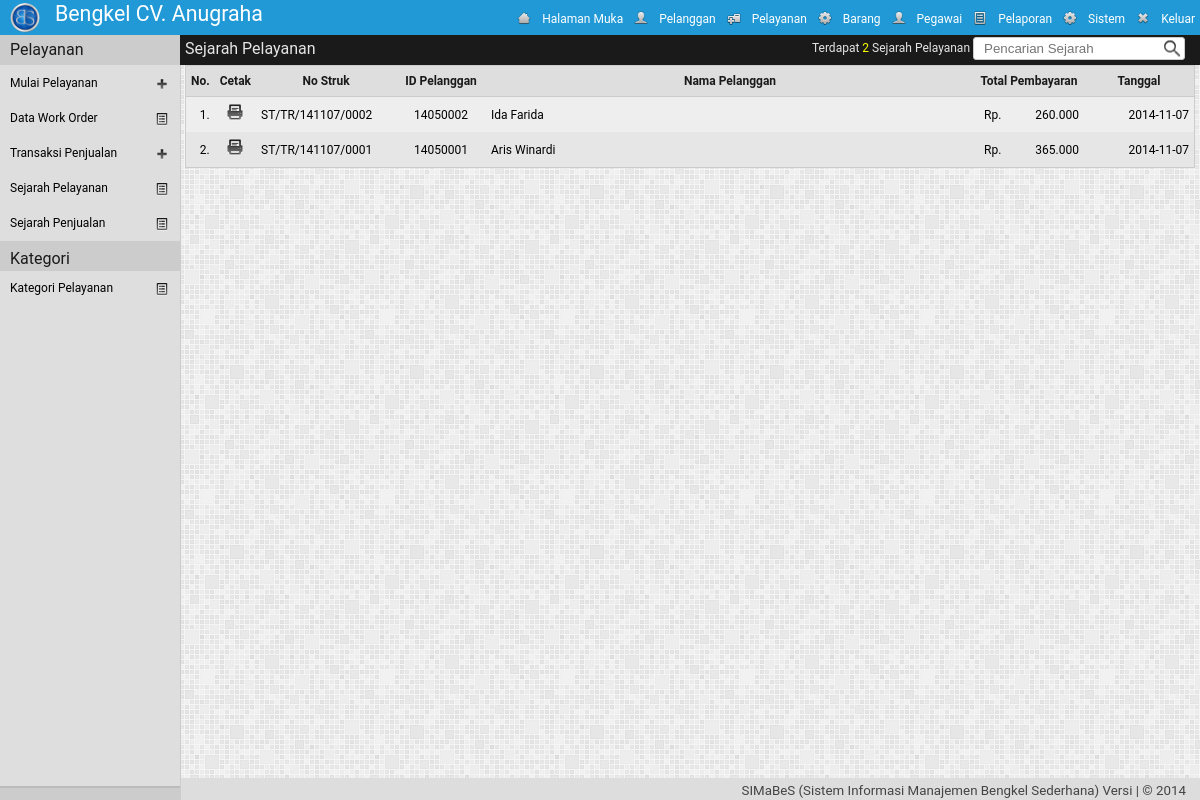
Screenshot of /adm/?mod=pelayanan&h=sejarah_tr (signed in) with the database file from the repository.
### tables this page shows
CREATE TABLE IF NOT EXISTS `pengaturan` (
`id` int(1) NOT NULL,
  `nm_bengkel` varchar(30) NOT NULL,
  `telp1` varchar(30) NOT NULL,
  `telp2` varchar(30) NOT NULL,
  `almt_bengkel` text NOT NULL,
  `logo_bengkel` text NOT NULL,
  `tentang_bengkel` text NOT NULL
);

CREATE TABLE IF NOT EXISTS `akses_pengguna` (
  `kel_id` int(2) NOT NULL,
  `id_menu` int(2) NOT NULL,
  `r` enum('0','1') NOT NULL
);

CREATE TABLE IF NOT EXISTS `menu` (
  `id_menu` int(2) NOT NULL,
  `nm_menu` varchar(20) NOT NULL,
  `class` varchar(10) NOT NULL,
  `links` text NOT NULL,
  `icon` text NOT NULL,
  `value` text NOT NULL
);

CREATE TABLE IF NOT EXISTS `ply_` (
  `no_struk` varchar(25) NOT NULL,
  `no_wo` varchar(25) NOT NULL,
  `tgl_struk` date NOT NULL,
  `uang_bayar` double NOT NULL,
  `total_pembayaran` double NOT NULL,
  `id_pengguna` text NOT NULL,
  `wkt_ubah` datetime NOT NULL
);

CREATE TABLE IF NOT EXISTS `ply_wo` (
  `no_wo` varchar(25) NOT NULL,
  `id_plg` int(8) NOT NULL,
  `tgl_wo` date NOT NULL,
  `no_polisi` varchar(15) NOT NULL,
  `no_mesin` varchar(20) NOT NULL,
  `jns_kendaraan` varchar(50) NOT NULL,
  `km_terakhir` varchar(12) NOT NULL,
  `keluhan` text NOT NULL,
  `saran` text NOT NULL,
  `id_peg` varchar(11) NOT NULL,
  `status` enum('0','1','2','3') NOT NULL,
  `wkt_ubah` datetime NOT NULL
);

CREATE TABLE IF NOT EXISTS `dt_pelanggan` (
  `id_plg` varchar(8) NOT NULL,
  `nm_plg` varchar(30) NOT NULL,
  `tgl_registrasi` date NOT NULL,
  `masa_berlaku` date NOT NULL,
  `almt_plg` text NOT NULL,
  `telp_plg` varchar(13) NOT NULL,
  `jns_kelamin` enum('L','P') NOT NULL,
  `photo_plg` text NOT NULL,
  `transaksi` int(3) NOT NULL,
  `perpanjang` int(11) NOT NULL,
  `wkt_ubah` datetime NOT NULL
);

### adm/pelayanan/class.php (called while the page is built, shortened)
<?php
class pelayanan{
	function tampil_sejarah_ply(){
		if(!empty($_GET['cari'])){
			$cari = $_GET['cari'];
			$qry= "	SELECT  ply_.no_struk, ply_wo.id_plg, dt_pelanggan.nm_plg, ply_.total_pembayaran, ply_.tgl_struk
					FROM ply_
					INNER JOIN ply_wo ON ply_.no_wo = ply_wo.no_wo
					INNER JOIN dt_pelanggan ON ply_wo.id_plg = dt_pelanggan.id_plg
					WHERE  ply_.no_struk='".$cari."' OR ply_wo.id_plg='".$cari."' OR 	dt_pelanggan.nm_plg LIKE '%".$cari."%'  AND total_pembayaran>0
					ORDER BY ply_.no_struk DESC";
		}
		else{
			$qry= "	SELECT  ply_.no_struk, ply_wo.id_plg, dt_pelanggan.nm_plg, ply_.total_pembayaran, ply_.tgl_struk
					FROM ply_
					INNER JOIN ply_wo ON ply_.no_wo = ply_wo.no_wo
					INNER JOIN dt_pelanggan ON ply_wo.id_plg = dt_pelanggan.id_plg
					WHERE total_pembayaran>0
					ORDER BY ply_.no_struk DESC";
		}
		$run = mysql_query($qry) or die (mysql_error());
		if(mysql_num_rows($run)>0){
		while($row = mysql_fetch_array($run))
			$data[] = $row;
			return $data;
		}
	}
}
?>

### adm/pelayanan/sejarah_tr.php (the view)
<?php
	$lokasi="Sejarah Pelayanan";
	$ply = new pelayanan();
	$tampil = $ply->tampil_sejarah_ply();
	$jml = count($tampil);
	echo '
	<div class="konten">'.$iframe.'
	<div class="lokasi">
		<label name="lokasi">'.$lokasi.'</label>
		<div class="kanan2">
			<form action="" method="get" name="fpencarian" id="fpencarian">
			<label>Terdapat <font>'.$jml.' </font> '. $lokasi .' </label>
			<input name="mod" value="pelayanan"  type="hidden" >
			<input name="h" value="sejarah_tr"  type="hidden" >
			<input value="';if(!empty($_GET['cari'])){echo $_GET['cari'];} echo'" name="cari" id="cari" size="20" maxlength="50" class="text-pencarian" type="text"  placeholder="Pencarian Sejarah" title="Pencarian dengan No Struk | ID/Nama Pelanggan">
			</form>
		</div>
	</div>
<table cellpadding="5" cellspacing="0" class="table">
<tr id="th">
	<th align="right" width="10px">No.</th>
	<th width="10px">Cetak</th>
	<th align="center" width="130px">No Struk</th>
	<th align="center" width="80px">ID Pelanggan</th>
	<th align="center">Nama Pelanggan</th>
	<th align="center" width="100px">Total Pembayaran</th>
	<th align="center" width="100px">Tanggal</th>
</tr>';
$no=0;
if($jml >0){
	foreach($tampil as $data){
		$no++;
		$kolom= ($no%2 == 1)? "kolom-ganjil" : "kolom-genap";
	echo'
	<tr class="'.$kolom.'">
		<td align="right">'.$no .'.</td>
		<td align="center">
			<a href="pelayanan/struk_tr.php?no_struk='.$data['no_struk'].'" title="Cetak Struk pelayanan" target="framepopup" onClick="setdisplay(\'divpopup\',1)">
				<img src="../img/print.png" height="20px" width="20px">
			</a>
		</td>
		<td align="left">'.$data['no_struk'].'</td>
		<td align="center">'.$data['id_plg'].'</td>
		<td align="left">'.$data['nm_plg'].'</td>
		<td align="right">';
			$harga = $data['total_pembayaran'];
			$Format_Harga = number_format($harga, 0,',','.');
				echo "<span class=\"mu\">Rp. </span>".$Format_Harga;
		echo'
		</td>
		<td align="right">'.$data['tgl_struk'].'</td>
	</tr>';
	}
}
elseif(count($tampil)==0  && !empty($_GET['cari'])){
	echo "<script type='text/javascript'> toastr.warning('Pencarian [".$_GET['cari']."] tidak ditemukan ! <button class=\'perbaharui\' onclick=\' history.back()\'>OK</button>', 'SIMaBeS');</script>";
	echo "<tr><td colspan='8'>-- Pencarian [".$_GET['cari']."] tidak ditemukan --</td></tr>";
}
else{
	echo "<script type='text/javascript'>toastr.warning('".$lokasi." kosong!', 'SIMaBeS');</script>";
	echo "<tr><td colspan='8'>-- Data Kosong --</td></tr>";
}
echo'</table></div></body></html>';
?>

### adm/header.php
<?php
	$qpeng=mysql_query("SELECT * FROM pengaturan  LIMIT 1");
	$dpeng=mysql_fetch_object($qpeng);
	$qmenu="select id_menu  from akses_pengguna where  kel_id='".$_SESSION['kel_id']."' AND r='1' ";
	$dmenu=mysql_query($qmenu) or die (mysql_error());
echo'
<!DOCTYPE html PUBLIC "-//W3C//DTD XHTML 1.0 Strict//EN"
	"http://www.w3.org/TR/xhtml1/DTD/xhtml1-strict.dtd">
<html xmlns="http://www.w3.org/1999/xhtml" xml:lang="en" lang="en">
<head>
<title>'.$aplikasi." | ".strtoupper($_GET['mod']).' | Daily Build</title>
		<link rel="shortcut icon" href="../img/icon.ico" />
		<link rel="stylesheet" type="text/css" href="../styler/header.css">
		<link rel="stylesheet" type="text/css" href="../styler/style.css">
		<link rel="stylesheet" type="text/css" href="../styler/jquery-ui.css">
		<link rel="stylesheet" type="text/css" href="../styler/jquery-ui.theme.css">
		<script type="text/javascript" src="../styler/jquery-1.9.1.js"></script>
		<script type="text/javascript" src="../styler/jquery-ui.js"></script>
		<link rel="stylesheet" type="text/css" href="../styler/toastr.css">
		<script type="text/javascript" src="../styler/toastr.js"></script>
		<script type="text/javascript" src="../styler/toastr_option.js"></script>
		<script type="text/javascript" src="../styler/iframe.js"></script>
		<script type="text/javascript" src="../styler/check-uncheck.js"></script>
		<script src="../styler/tab.js" type="text/javascript"></script>
		<link href="../styler/tab.css" rel="stylesheet" type="text/css" />
</head>
<body >
<div class="header" >
	<div class="kiri">
		<a href="../index.php" target="_blank">
		<div class="logo"><img src="'.$dpeng->logo_bengkel.'"></div>
		<div class="namabengkel" >'.$dpeng->nm_bengkel.'</div></a>
	</div>
	<div class="kanan">
		<ul class="header-nav">';
			while ($dpengku2=mysql_fetch_object($dmenu)){
				$myquery="select *  from menu where id_menu='".$dpengku2->id_menu."'";
				$isi=mysql_query($myquery) or die (mysql_error());
				$dpengku=mysql_fetch_object($isi);
				echo "<a href='$dpengku->links' title='$dpengku->nm_menu' ><li class='$dpengku->class'><img class='img' src='$dpengku->icon'>$dpengku->nm_menu</li></a>";
			}
		echo'
		</ul>
	</div>
</div>
';
?>

### styler/header.css (style rules this page uses)
.header { top: 0px; width: 100%; height: 35px; padding: 0px; margin: 0px; color: #ffffff; background: #2099D6; position: fixed; z-index:1000; }
.kiri { float:left; width:auto; vertical-align:middle; }
.logo { float: left; margin: 3px 10px 5px 10px; padding: 0; vertical-align: middle; }
.logo img { width: 30px; height: 30x; border-radius: 20px; }
.namabengkel { float: left; margin: auto; padding: 5px; text-align: left; font-size: 16pt; color:#ffffff; }
.kanan { height:34px; width:auto; float:right; right: 0px; display: inline; }
.header-nav { list-style: none; margin: 0px; padding: 0px; }
.header-nav li { color:#fff; line-height: 18px; text-indent: 0px; }
.header-nav li img { float: left; margin: 0px 10px 0px 0px ; height: 16px; width: 16px; }
.menu, .keluar { padding :10px 5px 7px 5px ; margin:0; float: left; text-align: center; vertical-align: top; }

### styler/style.css (style rules this page uses)
a { text-decoration: none; }
a:link,a:visited { color: #000000; }
body { font-family: Roboto,Open Sans,Sans, Sans Serif, Calibri, Arial; font-size: 12px; margin: 0px; padding: 0px; background: url('../img/bg.png') repeat; line-height: 1.5em; color: #444; height:100%; }
.konten { width: auto; height: auto; margin: 0 0 50px 180px; padding: 30px 5px 0px 5px; vertical-align:middle; font-size: 12px; color:#000; }
table { width: 100%; height: auto; margin: 0px 0px 10px 0px; border:1px solid #ccc; }
.mu { float:left; margin-left: 5px; }
label { margin-left:10px; font-size: 12px; }
th { color: #1a1a1a; background: #dedede; border-bottom: solid 1px #ccc; height:20px; padding:5px; margin:0px; font-size: 12px; }
td { min-height:30px; }
.kolom-ganjil { background:#EEEEEE; }
.kolom-genap { background:#E6E6E6; }
table { background:#eee; }
.text-pencarian { border: 1px solid #ccc; border-radius: 3px; background: url(../img/pencarian.png) no-repeat right ; background-color:#fff; color: #000000; margin:0px; padding: 3px 23px 3px 10px; vertical-align:middle; }
.lokasi { top:35px; left:180px; margin:0px 0px 5px 0px; padding:5px; height:20px; vertical-align:middle; color:#E5E5E5; position:fixed; width:100%; float:right; z-index:999; background: #1A1A1A; }
.lokasi > label { font-size:12pt; margin:0px; }
.kanan2 { width:auto; float:right; top:2px; right: 205px; position: absolute; vertical-align:middle; }
.kanan2 font { color:#FFFF00; }

### rows the page displays
pengaturan: logo_bengkel (picture), nm_bengkel "Bengkel CV. Anugraha"
akses_pengguna: id_menu.icon (picture), id_menu.nm_menu "Halaman Muka"
akses_pengguna: id_menu.icon (picture), id_menu.nm_menu "Pelanggan"
akses_pengguna: id_menu.icon (picture), id_menu.nm_menu "Pelayanan"
akses_pengguna: id_menu.icon (picture), id_menu.nm_menu "Barang"
akses_pengguna: id_menu.icon (picture), id_menu.nm_menu "Pegawai"
akses_pengguna: id_menu.icon (picture), id_menu.nm_menu "Pelaporan"
akses_pengguna: id_menu.icon (picture), id_menu.nm_menu "Sistem"
akses_pengguna: id_menu.icon (picture), id_menu.nm_menu "Keluar"
ply_: no_struk "ST/TR/141107/0002", ply_wo.id_plg "14050002", dt_pelanggan.nm_plg "Ida Farida", total_pembayaran "260.000", tgl_struk "2014-11-07"
ply_: no_struk "ST/TR/141107/0001", ply_wo.id_plg "14050001", dt_pelanggan.nm_plg "Aris Winardi", total_pembayaran "365.000", tgl_struk "2014-11-07"

### other values shown
$lokasi "Sejarah Pelayanan"
$jml "2"
